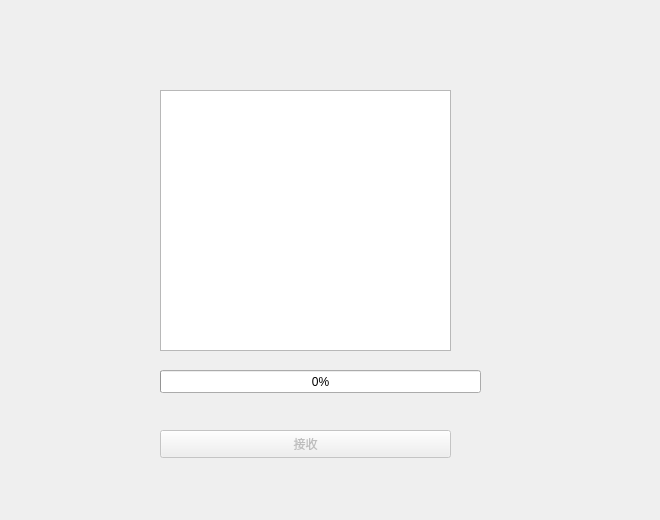
<?xml version="1.0" encoding="UTF-8"?>
<ui version="4.0">
 <class>fileRec</class>
 <widget class="QDialog" name="fileRec">
  <property name="geometry">
   <rect>
    <x>0</x>
    <y>0</y>
    <width>660</width>
    <height>520</height>
   </rect>
  </property>
  <property name="windowTitle">
   <string>Dialog</string>
  </property>
  <widget class="QTextEdit" name="status">
   <property name="geometry">
    <rect>
     <x>160</x>
     <y>90</y>
     <width>291</width>
     <height>261</height>
    </rect>
   </property>
  </widget>
  <widget class="QProgressBar" name="progressBar">
   <property name="geometry">
    <rect>
     <x>160</x>
     <y>370</y>
     <width>321</width>
     <height>23</height>
    </rect>
   </property>
   <property name="value">
    <number>0</number>
   </property>
  </widget>
  <widget class="QPushButton" name="receive">
   <property name="enabled">
    <bool>false</bool>
   </property>
   <property name="geometry">
    <rect>
     <x>160</x>
     <y>430</y>
     <width>291</width>
     <height>28</height>
    </rect>
   </property>
   <property name="text">
    <string>接收</string>
   </property>
  </widget>
 </widget>
 <resources/>
 <connections/>
</ui>
